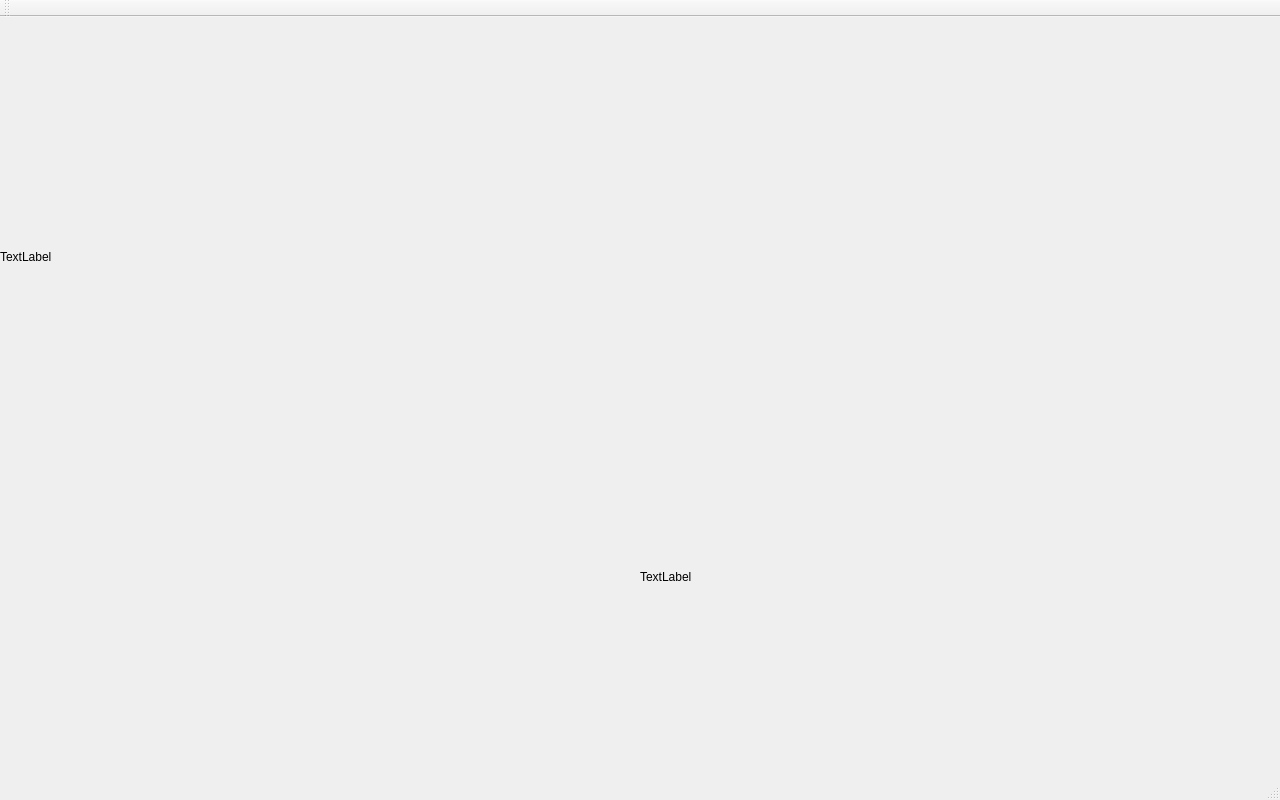
<?xml version="1.0" encoding="UTF-8"?>
<ui version="4.0">
 <class>MainWindow</class>
 <widget class="QMainWindow" name="MainWindow">
  <property name="geometry">
   <rect>
    <x>0</x>
    <y>0</y>
    <width>1280</width>
    <height>800</height>
   </rect>
  </property>
  <property name="windowTitle">
   <string>MainWindow</string>
  </property>
  <widget class="QWidget" name="centralWidget">
   <widget class="QLabel" name="label">
    <property name="geometry">
     <rect>
      <x>0</x>
      <y>0</y>
      <width>640</width>
      <height>480</height>
     </rect>
    </property>
    <property name="text">
     <string>TextLabel</string>
    </property>
   </widget>
   <widget class="QLabel" name="label_2">
    <property name="geometry">
     <rect>
      <x>640</x>
      <y>320</y>
      <width>640</width>
      <height>480</height>
     </rect>
    </property>
    <property name="text">
     <string>TextLabel</string>
    </property>
   </widget>
  </widget>
  <widget class="QMenuBar" name="menuBar">
   <property name="geometry">
    <rect>
     <x>0</x>
     <y>0</y>
     <width>1280</width>
     <height>27</height>
    </rect>
   </property>
  </widget>
  <widget class="QToolBar" name="mainToolBar">
   <attribute name="toolBarArea">
    <enum>TopToolBarArea</enum>
   </attribute>
   <attribute name="toolBarBreak">
    <bool>false</bool>
   </attribute>
  </widget>
  <widget class="QStatusBar" name="statusBar"/>
 </widget>
 <layoutdefault spacing="6" margin="11"/>
 <resources/>
 <connections/>
</ui>
